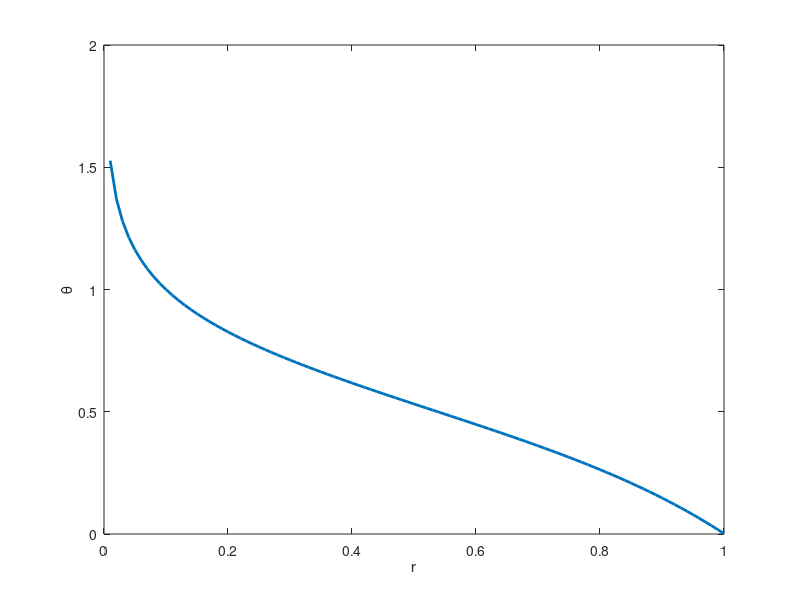

Write MATLAB code to recreate this figure.
function nanogeometry
l=0.01;
m=0.01;
a=0.01;
% z=input('Enter z: z=0:0.01:8;');  %z=2
z=0.02;
h=1+l*z+a*sin(2*pi*(z-m));
%%%%%%%%%%%%%%%%%%%%%%%%%%%%%%%%%%%%%%%%%%%%%%%%%%%%%%%%%%%%%%%%%%%%%%%%%%%
k_1=400;  %%Cu
k_2=9.7;   %%Fe2O3 385
k_f=0.492;
alpha=0;
beta=0;
phi_1=0.1+0.05*alpha+beta*0.1-alpha*beta*0.1;
phi_2=0.1+0.05*alpha+beta*0.1-alpha*beta*0.1;
k_bf=k_f*((k_1+2*k_f-2*phi_1*(k_f-k_1))/(k_1+2*k_f+phi_1*(k_f-k_1)));
% k_hnf=k_f*(((k_1+2*k_f-2*phi_1*(k_f-k_1))/(k_1+2*k_f+phi_1*(k_f-...
%       k_1)))*((k_2*+2*k_bf-2*phi_2*(k_bf-k_2))/(k_2+2*k_bf+...
%       phi_2*(k_bf-k_2))));
A6=((k_1+2*k_f-2*phi_1*(k_f-k_1))/(k_1+2*k_f+phi_1*(k_f-...
   k_1)))*((k_2*+2*k_bf-2*phi_2*(k_bf-k_2))/(k_2+2*k_bf+phi_2*(k_bf-...
   k_2)));
% x1=1/(((1-phi_1)^2.5)*((1-phi_2)^2.5)*((1-phi_3)^2.5));
rho_1=8933;
rho_2=5180;  %10500
% rho_3=19320;
rho_f=1063;
bita_1=16.7;
bita_2=0.000013;    %18.7
% bita_3=14;
bita_f=1.8;
sigma_f=0.6670;
sigma_1=59600000;
sigma_2=25000;            %(6.3)*10^7
% sigma_3=(4.10)*10^7;
A4=(1-phi_2)*((1-phi_1)+phi_1*((rho_1*bita_1)/(rho_f*bita_f)))+...
   phi_2*((rho_2*bita_2)/(rho_f*bita_f));
sigma_bf=sigma_f*((sigma_1+2*sigma_f-2*phi_1*(sigma_f-...
         sigma_1))/(sigma_1+2*sigma_f+phi_1*(sigma_f-sigma_1)));
A3=sigma_bf*((sigma_2*+2*sigma_bf-2*phi_2*(sigma_bf-...
          sigma_2))/(sigma_2+2*sigma_bf+phi_2*(sigma_bf-sigma_2)));
A2=1/(((1-phi_1)^2.5)*((1-phi_2)^2.5));
%%%%%%%%%%%%%%%%%%%%%%%%temp%%%%%%%%%%%%%%%%%%%%%%%%%%%%%%%%%%%%%%%%%%%%%%%
W_s=0.01; %velocity slip;
epsilon=0.1;  % radius of inner tube
Q=0.1; %Heat sorce
Rd=2.5;
Br=1.5;
Da=0.05;
Fr=0.5;
Re=0.95;
M=3.5;%Hartmann number;
Gr=0.5; %Grashoff number;
lambda11=0.1;  
eta=pi/2; 
%%%%%%%%%%%%%%%%%%%%%%%%%%%%%%%%%%velocity%%%%%%%%%%%%%%%%%%%%%%%%%%%%%%%%%
% W_s=0.05; %velocity slip;
% epsilon=0.1;  % radius of inner tube
% Q=1; %Heat sorce
% Rd=0.1;
% Br=1.5;
% Da=0.05;
% Fr=0.5;
% Re=0.95;
% M=1.5;%Hartmann number;
% Gr=1; %Grashoff number;
% lambda11=0.2;  
% eta=pi/2; 
%**************************************************************************
% % %TEMPERATURE PROFILE
% zpu=input('Enter z: z=0:0.01:8;');  %z=2
r=0:0.01:1;
for i=1:101
% h=NDStenosisGeometry(d,p,zpu);
a0=(A3*M^2*Br)/(A6+Rd);
a1=Q/(A6+Rd);
a2=(a0*(W_s)^2)/(h-epsilon)^2;
a3=(2*a0*((W_s)^2)*epsilon)/(h-epsilon)^2;
a4=(a0*((W_s)^2)*epsilon^2)/(h-epsilon)^2;
a5=(1+lambda11)/A2;
a6=((1+lambda11)/Da)+((A3*M^2*(1+lambda11))/A2);
a7=((Fr*Re*(1+lambda11))/A2);
a8=(A4*Gr*sin(eta)*(1+lambda11))/A2;
a9=W_s/(h-epsilon);
a10=a6*a9;
a11=a10*epsilon;
a12=a7*(a9^2);
a13=2*epsilon*a12;
a14=a12*(epsilon^2);
a15=a8/(epsilon-h);
a16=a15*h;
a17=-a11+a14+a16;
a18=a10-a13-a15;
D21=(1/log(epsilon/h))*(a9*(epsilon-h)-(a17/4)*(epsilon^2-h^2)-...
    (a18/9)*(epsilon^3-h^3)-(a12/16)*(epsilon^4-h^4));
D22=((epsilon^2-h^2)*(1+lambda11))/(4*A2*log(epsilon/h));
D11=-D21*log(h)+a9*h-(a17/4)*h^2-(a18/9)*h^3-(a12/16)*h^4;
D12=D22*log(h)-((h^2*(1+lambda11))/(4*A2));
a19=((a0*D11^2)/4)+((3*a0*D21^2)/8);
a191=((a0*D12^2)/4)+((3*a0*D22^2)/8);
C2=(1/log(epsilon/h))*(1+(a2/16)*(epsilon^4-h^4)-(a3/9)*(epsilon^3-h^3)+...
   ((a4+a1)/4)*(epsilon^2-h^2));
C1=-C2*log(h)-(h/(h-epsilon))+((a2*(h^4))/16)-((a3*(h^3))/9)+((a4+a1)/4)*(h^2);
C41=(1/(log(epsilon/h)))*(((a0*(D21^2))/4)*((epsilon*(log(epsilon)))^2-...
    (h*(log(h)))^2)-((a0*(D21^2))/2)*(((epsilon^2)*(log(epsilon)))-...
    ((h^2)*(log(h))))+a19*(epsilon^2-h^2)+...
    ((a0*(a9^2))/16)*(epsilon^4-h^4)+(a0/36)*((a17/4)^2)*(epsilon^6-h^6)+...
    (a0/64)*((a18/9)^2)*(epsilon^8-h^8)+(a0/100)*((a12/16)^2)*(epsilon^10-h^10));
C42=(1/(log(epsilon/h)))*((((epsilon^6-h^6)*a0*(1+lambda11)^2)/((24*A2)^2))+...
    (epsilon^2-h^2)*a191+(((a0*(D22^2))/4)*((epsilon*(log(epsilon)))^2-...
    (h*(log(h)))^2))-(((a0*(D22^2))/2)*(((epsilon^2)*(log(epsilon)))-...
    ((h^2)*(log(h))))));
C43=((a0*(D21^2))/4)*((h*(log(h)))^2)-((a0*(D21^2))/2)*(((h^2)*(log(h))))+...
    a19*h^2+((a0*(a9^2))/16)*(h^4)+(a0/36)*((a17/4)^2)*(h^6)+...
    (a0/64)*((a18/9)^2)*(h^8)+(a0/100)*((a12/16)^2)*(h^10);
C44=-C41*log(h)+C43;
C45=-C42*log(h)+a0*((1+lambda11)/(24*A2))^2*(h^6)+a191*(h^2)+...
     ((a0*(D22^2))/4)*(h*(log(h)))^2-((a0*(D22^2))/2)*((h^2)*(log(h)));
Lambda0=(h/(h-epsilon))+C1+C44;
Lambda1=C2+C41;
Lambda2=((a0*(D21^2))/4);
Lambda3=((a0*(D21^2))/2);
Lambda4=((a4+a1)/4)+a19;
Lambda5=(a2/16)+((a0*(a9^2))/16);
Lambda6=(a3/9);
Lambda7=(a0/36)*((a17/4)^2);
Lambda8=(a0/64)*((a18/9)^2);
Lambda9=(a0/100)*((a12/16)^2);
%%%%%%%%%%%%%%%%%%%%%%%%%%%%%%%%%%%%%%%%%%%%%%%%%%%%%%%%%%%%%%%%%%%%%%%%%%%
a20=a6*D11+a7*D11^2-a8*C1;
a21=a6*D21-a8*C2;
a22=a7*(D21^2);
a23=a6*a9-a15;
a24=((a6*a17)/4)+(a7*(a9^2))+((a8*(a4+a1))/4);
a25=(((a6*a18)-(a8*a3))/9);
a26=(((a6*a12)+(a7*(a17^2))+(a8*a2))/16);
a27=a7*(a18/9)^2;
a28=a7*(a12/16)^2;
a29=a6*D12;
a30=a6*D22;
a31=((a6*(1+lambda11))/(4*A2));
a32=a7*(D12^2);
a33=a7*(D22^2);
a34=((a7*((1+lambda11)^2))/((4*A2)^2));
a35=((a29+a30)/4);
a36=(((2*a32)+(3*a33))/8);
a37=(((2*a20)-(2*a21)+(3*a22))/8);
a38=((a21-(2*a22))/4);
D41=(1/(log(epsilon/h)))*(a37*(h^2-epsilon^2)+a38*(((h^2)*(log(h)))-...
    ((epsilon^2)*(log(epsilon))))+(a22/4)*((h*(log(h)))^2-...
    (epsilon*(log(epsilon)))^2)-(a23/9)*(h^3-epsilon^3)+...
    (a24/16)*(h^4-epsilon^4)+(a25/25)*(h^5-epsilon^5)+...
    (a26/36)*(h^6-epsilon^6)+(a27/64)*(h^8-epsilon^8)+(a28/100)*(h^10-...
    epsilon^10));
D42=-(1/(log(epsilon/h)))*(a35*(epsilon^2-h^2)-...
    (a30/4)*(((epsilon^2)*(log(epsilon)))-...
    ((h^2)*(log(h))))+(a31/16)*(epsilon^4-h^4));
D43=-(1/(log(epsilon/h)))*(a36*(epsilon^2-h^2)+(a34/36)*(epsilon^6-h^6)+...
    (a33/4)*((epsilon*(log(epsilon)))^2-(h*(log(h)))^2)-...
    (a33/2)*(((epsilon^2)*(log(epsilon)))-...
    ((h^2)*(log(h)))));
D31=-(a37*h^2+a38*h^2*(log(h))+(a22/4)*(h*(log(h)))^2-(a23/9)*h^3+...
     (a24/16)*h^4+(a25/25)*h^5+(a26/36)*h^6+(a27/64)*h^8+(a28/100)*h^10);
D32=a35*h^2-(a30/4)*h^2*(log(h))+(a31/16)*h^4;
D33=a36*h^2-(a33/2)*h^2*(log(h))+(a34/36)*h^6+(a33/4)*(h*(log(h)))^2;
D311=D31-D41*(log(h));
D312=D42*(log(h))+D32;
D313=D43*(log(h))+D33;
lambda1=((W_s*epsilon)/(epsilon-h))+D11+D311;
lambda2=D21+D41;
lambda3=a22/4;
lambda4=(a17/4)+a37;
lambda5=(a18-a23)/9;
lambda6=(a12+a24)/16;
lambda7=a25/25;
lambda8=a26/36;
lambda9=a27/64;
lambda10=a28/100;
lambda_11=D12-D312;
lambda12=D42-D22;
lambda13=a30/4;
lambda14=((1+lambda11)/(4*A2))+a35;
lambda15=a31/16;
B11=(lambda1/2)*(h^2-epsilon^2)+(lambda2/4)*(2*(((h^2)*(log(h)))-...
    ((epsilon^2)*(log(epsilon))))-(h^2-epsilon^2))+...
    (a38/16)*(4*(((h^4)*(log(h)))-((epsilon^4)*(log(epsilon))))-(h^4-...
    epsilon^4))+(lambda3/32)*(8*((((h^2)*(log(h)))^2)-...
    (((epsilon^2)*(log(epsilon)))^2))-4*(((h^4)*(log(h)))-...
    ((epsilon^4)*(log(epsilon))))+(h^4-epsilon^4))+(lambda4/4)*(h^4-...
    epsilon^4)+(lambda5/5)*(h^5-epsilon^5)+(lambda6/6)*(h^6-epsilon^6)+...
    (lambda7/7)*(h^7-epsilon^7)+(lambda8/8)*(h^8-epsilon^8)+...
    (lambda9/10)*(h^10-epsilon^10)+(lambda10/12)*(h^12-epsilon^12);
B12=(lambda_11/2)*(h^2-epsilon^2)+(lambda12/4)*(2*(((h^2)*(log(h)))-...
    ((epsilon^2)*(log(epsilon))))-(h^2-epsilon^2))-...
    (lambda13/16)*(4*(((h^4)*(log(h)))-((epsilon^4)*(log(epsilon))))-(h^4-...
     epsilon^4))+(lambda14/4)*(h^4-epsilon^4)+(lambda15/6)*(h^6-epsilon^6);
B13=(-D313/2)*(h^2-epsilon^2)+(D43/4)*(2*(((h^2)*(log(h)))-...
    ((epsilon^2)*(log(epsilon))))-(h^2-epsilon^2))+(a33/128)*(8*((((h^2)*(log(h)))^2)-...
    (((epsilon^2)*(log(epsilon)))^2))-4*(((h^4)*(log(h)))-...
    ((epsilon^4)*(log(epsilon))))+(h^4-epsilon^4))-(a33/2)*(4*(((h^4)*(log(h)))-...
    ((epsilon^4)*(log(epsilon))))-(h^4-...
     epsilon^4))+(a36/4)*(h^4-epsilon^4)+(a34/(36*8))*(h^8-epsilon^8);
%%%%%%%%%%%%%%%%%%%%%%%%%%%%%%%%%%%%%%%%%%%%%%%%%%%%%%%%%%%%%%%%%%%%%%%%%%%
E1 = 0.01;
E2 = 0.01;
E3 = 0.01;
% % pressure gradient define
dp_by_dz =  8 *pi^3 * a * ( - (E1 + E2) * cos(2 * pi * (z-m)) + (E3/(2 * pi)) * sin(2 * pi * (z-m)));
%%%%%%%%%%%%%%%%%%%%%%%%%%%%%%Velocity profile%%%%%%%%%%%%%%%%%%%%%%%%%%%%%%%%%%%%%%%%%%%%%
% w1(i)= lambda1+lambda2*log(r(i))+a38*(r(i))^2*log(r(i))+...
%       lambda3*((r(i))*log(r(i)))^2+lambda4*(r(i))^2+lambda5*(r(i))^3+...
%       lambda6*(r(i))^4+lambda7*(r(i))^5+lambda8*(r(i))^6+lambda9*(r(i))^8+...
%       lambda10*(r(i))^10+(lambda_11+lambda12*log(r(i))-...
%       lambda13*(r(i))^2*log(r(i))+lambda14*(r(i))^2+lambda15*(r(i))^4)*(dp_by_dz)+...
%       (-D313+D43*log(r(i))+a36*(r(i))^2+(a34/36)*(r(i))^6+...
%       (a33/4)*((r(i))*log(r(i)))^2-(a33/2)*(r(i))^2*log(r(i)))*(dp_by_dz)^2;
%%%%%% %%%%%%%%%%%%%%%%%%%Temperature profile%%%%%%%%%%%%%%%%%%%%%%%%%%
T1(i)=Lambda0+Lambda1*log(r(i))-Lambda2*(r(i)*log(r(i)))^2+Lambda3*r(i)^2*log(r(i))-...
   Lambda4*r(i)^2-Lambda5*r(i)^4+Lambda6*r(i)^3-Lambda7*r(i)^6-Lambda8*r(i)^8-Lambda9*r(i)^10+...
   (C45+C42*log(r(i))-(((a0*(1+lambda11)^2)/((24*A2)^2))*r(i)^6+a191*r(i)^2+...
   ((a0*(D22^2))/4)*(r(i)*(log(r(i))))^2-((a0*(D22^2))/2)*(r(i)^2*(log(r(i))))))*(dp_by_dz)^2;
end
plot(r, T1, '-', 'LineWidth', 2);
% axis([0.1 1 -2 0])
% axis([0.1 0.88 -1 1])
xlabel('r');
% ylabel('W');
ylabel('\theta');
hold on;
end
